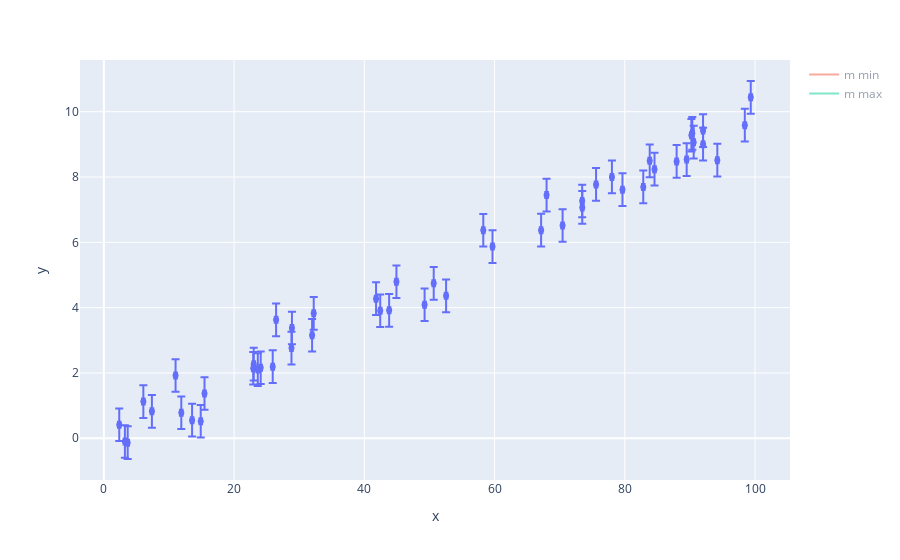

Here is the notebook cell this chart was saved with:
### Code cell
fig = px.scatter(df, x=x, y=y, error_x="dx", error_y="dy")
fig.add_scatter(x=[df.iloc[0].x,df.iloc[-1].x], y=[df.iloc[2].ymin , df.iloc[-1].ymax], mode='lines',name='m min')
fig.add_scatter(x=[df.iloc[0].x,df.iloc[-1].x], y=[df.iloc[3].ymax , df.iloc[-2].ymin], mode='lines',name='m max')

fig.show()

### Figure 1 — Plotly figure (JSON) as saved in the notebook; plotly's stock layout.template omitted (floating-point values rounded to 4 significant figures)
{"data": [{"error_x": {"array": [0.2, 0.2, 0.2, 0.2, 0.2, 0.2, 0.2, 0.2, 0.2, 0.2, 0.2, 0.2, 0.2, 0.2, 0.2, 0.2, 0.2, 0.2, 0.2, 0.2, 0.2, 0.2, 0.2, 0.2, 0.2, 0.2, 0.2, 0.2, 0.2, 0.2, 0.2, 0.2, 0.2, 0.2, 0.2, 0.2, 0.2, 0.2, 0.2, 0.2, 0.2, 0.2, 0.2, 0.2, 0.2, 0.2, 0.2, 0.2, 0.2, 0.2]}, "error_y": {"array": [0.5, 0.5, 0.5, 0.5, 0.5, 0.5, 0.5, 0.5, 0.5, 0.5, 0.5, 0.5, 0.5, 0.5, 0.5, 0.5, 0.5, 0.5, 0.5, 0.5, 0.5, 0.5, 0.5, 0.5, 0.5, 0.5, 0.5, 0.5, 0.5, 0.5, 0.5, 0.5, 0.5, 0.5, 0.5, 0.5, 0.5, 0.5, 0.5, 0.5, 0.5, 0.5, 0.5, 0.5, 0.5, 0.5, 0.5, 0.5, 0.5, 0.5]}, "hoverlabel": {"namelength": 0}, "hovertemplate": "x=%{x}<br>y=%{y}", "legendgroup": "", "marker": {"color": "#636efa", "symbol": "circle"}, "mode": "markers", "name": "", "showlegend": false, "type": "scatter", "x": [94.21, 43.81, 92.02, 14.88, 24.09, 26.45, 13.55, 23.02, 92.02, 75.59, 6.064, 90.37, 2.363, 3.231, 32.23, 78.02, 67.99, 41.8, 58.27, 42.44, 3.659, 98.43, 28.88, 89.5, 73.47, 70.45, 31.98, 90.23, 90.58, 84.56, 99.34, 67.15, 11.89, 79.64, 49.26, 73.46, 83.83, 15.46, 44.93, 7.377, 82.84, 87.96, 11.01, 52.56, 23.64, 22.94, 25.93, 59.68, 50.66, 28.81], "xaxis": "x", "y": [8.516, 3.917, 9.006, 0.5228, 2.159, 3.627, 0.5546, 2.269, 9.421, 7.774, 1.124, 9.339, 0.415, -0.09925, 3.825, 8.005, 7.448, 4.275, 6.37, 3.905, -0.1343, 9.588, 3.378, 8.534, 7.069, 6.516, 3.155, 9.28, 9.067, 8.241, 10.44, 6.372, 0.7814, 7.612, 4.089, 7.265, 8.496, 1.37, 4.792, 0.8241, 7.698, 8.478, 1.924, 4.363, 2.104, 2.145, 2.194, 5.87, 4.744, 2.761], "yaxis": "y"}, {"mode": "lines", "name": "m min", "type": "scatter", "visible": "legendonly", "x": [2.363, 99.34], "y": [-0.6343, 10.94]}, {"mode": "lines", "name": "m max", "type": "scatter", "visible": "legendonly", "x": [2.363, 99.34], "y": [1.624, 9.088]}], "layout": {"autosize": true, "legend": {"tracegroupgap": 0}, "margin": {"t": 60}, "xaxis": {"anchor": "y", "autorange": true, "domain": [0, 1], "range": [-3.354, 105.1], "showspikes": true, "title": {"text": "x"}, "type": "linear"}, "yaxis": {"anchor": "x", "autorange": true, "domain": [0, 1], "range": [-1.277, 11.58], "showspikes": true, "title": {"text": "y"}, "type": "linear"}}}
